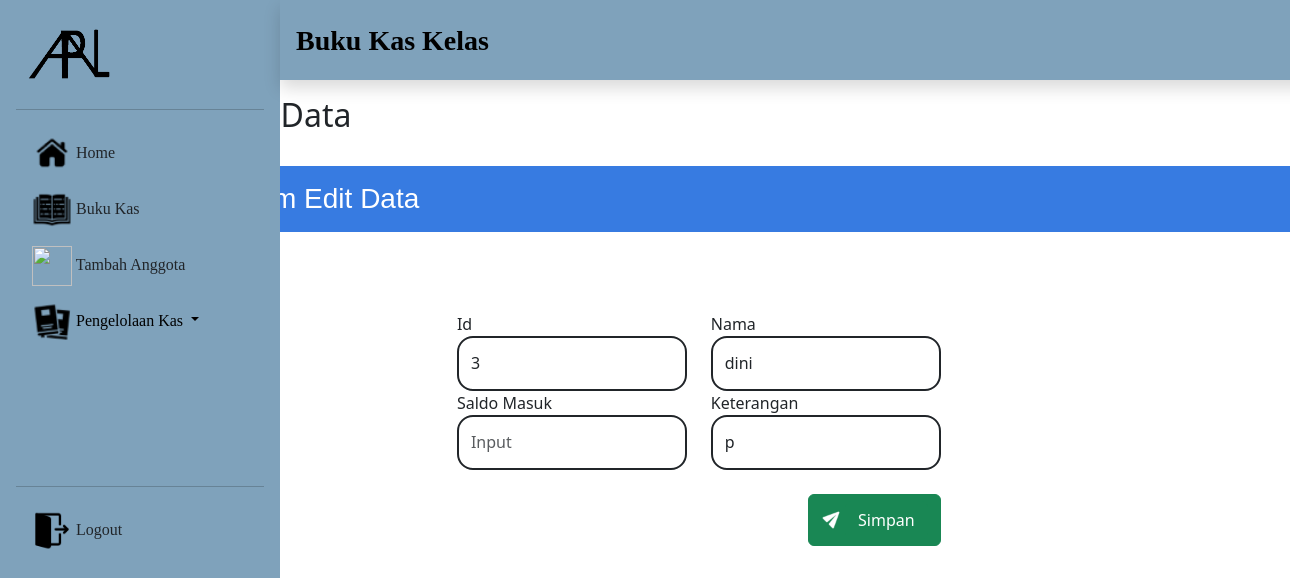
The page /admin/index.php?page=edit_out&Id=3 on the database its author committed.
### tables this page shows
CREATE TABLE `tb_input` (
  `Id` int(11) NOT NULL,
  `Name` varchar(45) NOT NULL,
  `Date` timestamp NOT NULL DEFAULT current_timestamp() ON UPDATE current_timestamp(),
  `Saldo` double NOT NULL,
  `Information` text NOT NULL
);

### admin/update_out.php (the view, shortened to what this page needs)
<?php
    include "../koneksi.php";
    include "../header.php";
    $Id =$_GET ['Id'];
    $sql="SELECT * FROM tb_input  WHERE Id='$Id'";
    $edit = $conn->query($sql);
?>
<link rel="stylesheet" href="../style.css">
<form action="" method="post">
<?php
while ($row=$edit->fetch_assoc ()) {
?>
<h2 class="py-4">Edit Data</h2>
<div  style="width:120%; background-color:#377BE1;" ><h3 class="p-3 text-white">Form Edit Data</h3></div>
<div class="col-6 pt-5 offset-3 ">
<form action=""  method="post"><br>
        <div class="row ">
  <div class="col-6 ">
  <label for="Id">Id</label><br>
    <input type="text" class="form-control from1 border border-2 border-dark rounded-4"  name="Id" placeholder="Id" aria-label="First name" id="Id" value="<?php echo $row['Id'];?>">
  </div>
  <div class="col-6 ">
  <label for="Nama">Nama</label>
    <input type="text" class="form-control from1 border border-2 border-dark rounded-4" name="Name" placeholder="Name" aria-label="Last name" id="Nama"  value="<?php echo $row['Name'];?>">
  </div>
  <div class="col-6 ">
  <label for="Input">Saldo Masuk</label>
    <input type="number" class="form-control from1 border border-2 border-dark rounded-4" name="Input" placeholder="Input" aria-label="First name" id="Input"  value="<?php echo $row['Input'];?>">
  </div>
  <div class="col-6 ">
  <label for="Dsc">Keterangan</label>
    <input type="text" class="form-control from1 border border-2 border-dark rounded-4"  name="Information" placeholder="Information" aria-label="Last name" id="Dsc"  value="<?php echo $row['Information'];?>">
  </div>
</div><br>
<div class="float-end btn btn-success">
    <img src="../img/kirim.png" width= 20px; alt="">
	<input type="submit" name="edit" id="submit"  value="Simpan"  class=" btn btn-success">
	</div>
</form>
<?php
}
?>
</form>
<?php
include "../footer.php";
?>

### style.css (style rules this page uses)
.form-control { height: 55px; border-radius: 10px; }
div h3 { font-family:'Gill Sans', 'Gill Sans MT', Calibri, 'Trebuchet MS', sans-serif ; }

### rows shown on the page
tb_input: Id "3", Name "dini", Information "p"
